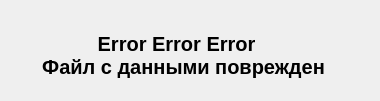
<?xml version="1.0" encoding="UTF-8"?>
<ui version="4.0">
 <class>Dialog</class>
 <widget class="QDialog" name="Dialog">
  <property name="geometry">
   <rect>
    <x>0</x>
    <y>0</y>
    <width>380</width>
    <height>101</height>
   </rect>
  </property>
  <property name="windowTitle">
   <string>Dialog</string>
  </property>
  <widget class="QDialogButtonBox" name="buttonBox">
   <property name="geometry">
    <rect>
     <x>30</x>
     <y>240</y>
     <width>341</width>
     <height>32</height>
    </rect>
   </property>
   <property name="orientation">
    <enum>Qt::Horizontal</enum>
   </property>
   <property name="standardButtons">
    <set>QDialogButtonBox::NoButton</set>
   </property>
  </widget>
  <widget class="QLabel" name="label">
   <property name="geometry">
    <rect>
     <x>20</x>
     <y>-20</y>
     <width>331</width>
     <height>151</height>
    </rect>
   </property>
   <property name="font">
    <font>
     <pointsize>15</pointsize>
     <weight>75</weight>
     <bold>true</bold>
     <strikeout>false</strikeout>
    </font>
   </property>
   <property name="text">
    <string>              Error Error Error 
    Файл с данными поврежден</string>
   </property>
  </widget>
 </widget>
 <resources/>
 <connections>
  <connection>
   <sender>buttonBox</sender>
   <signal>accepted()</signal>
   <receiver>Dialog</receiver>
   <slot>accept()</slot>
   <hints>
    <hint type="sourcelabel">
     <x>248</x>
     <y>254</y>
    </hint>
    <hint type="destinationlabel">
     <x>157</x>
     <y>274</y>
    </hint>
   </hints>
  </connection>
  <connection>
   <sender>buttonBox</sender>
   <signal>rejected()</signal>
   <receiver>Dialog</receiver>
   <slot>reject()</slot>
   <hints>
    <hint type="sourcelabel">
     <x>316</x>
     <y>260</y>
    </hint>
    <hint type="destinationlabel">
     <x>286</x>
     <y>274</y>
    </hint>
   </hints>
  </connection>
 </connections>
</ui>
